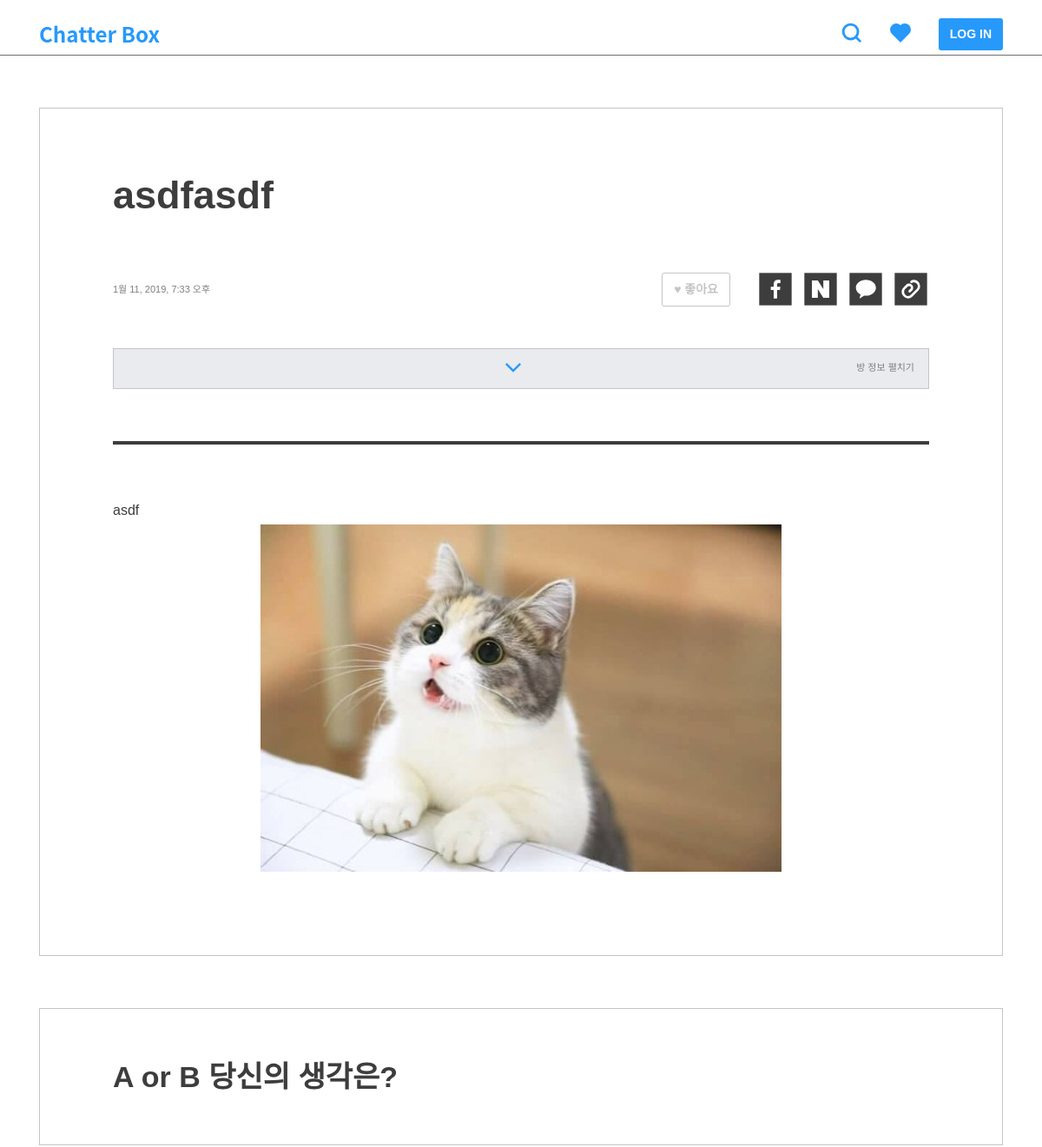
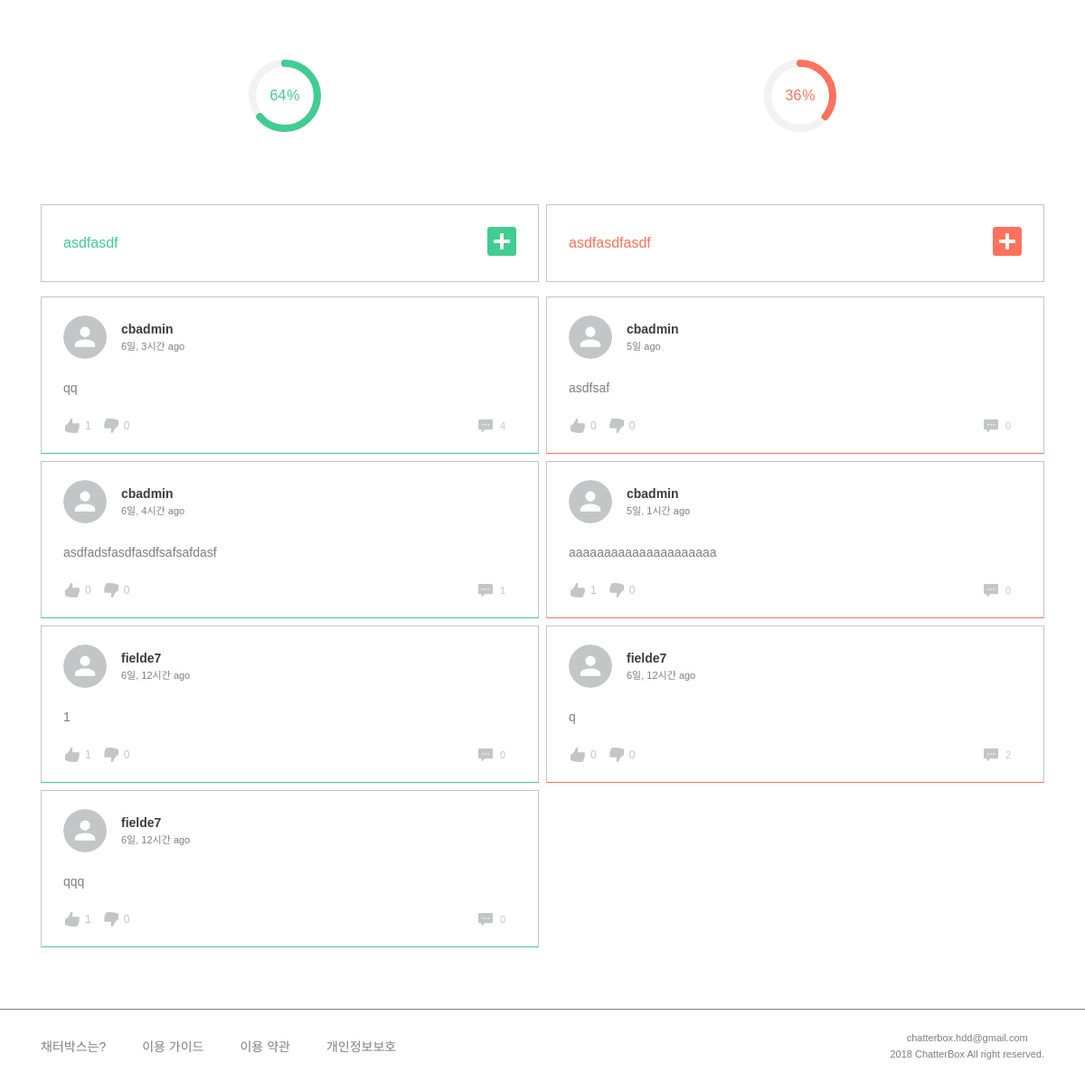
The app's page /post/2/ with its own data (2 pictures, top to bottom).
### post/models.py (models this page shows, shortened)
class TimeStampedModel(models.Model):
    created_at = models.DateTimeField(auto_now_add=True, null=True)
    updated_at = models.DateTimeField(auto_now=True, null=True)
    class Meta():
        abstract = True

class Post(TimeStampedModel):
    author = models.ForeignKey(settings.AUTH_USER_MODEL)
    category = models.ForeignKey('Category')
    title = models.CharField(max_length=160, null=True)
    background = models.TextField()
    background_image1 = models.ImageField(
        upload_to='post', blank=True, null=True)
    background_image2 = models.ImageField(
        upload_to='post', blank=True, null=True)
    background_image3 = models.ImageField(
        upload_to='post', blank=True, null=True)
    background_image4 = models.ImageField(
        upload_to='post', blank=True, null=True)
    background_image5 = models.ImageField(
        upload_to='post', blank=True, null=True)
    tag = TagField()
    view_count = models.PositiveSmallIntegerField(default=0)
    share_count = models.PositiveSmallIntegerField(default=0)
    pro_title = models.CharField(max_length=160, null=True)
    con_title = models.CharField(max_length=160, null=True)
    @property
    def pro_count(self):
        pro_sum = self.comment_set.filter(type=True).count()
        pro_comments = self.comment_set.filter(type=True)
        for comment in pro_comments:
            pro_sum = pro_sum + comment.count_comment_likes
        return pro_sum
    @property
    def con_count(self):
        con_sum = self.comment_set.filter(type=False).count()
        con_comments = self.comment_set.filter(type=False)
        for comment in con_comments:
            con_sum = con_sum + comment.count_comment_likes
        return con_sum
    @property
    def all_count(self):
        return self.pro_count + self.con_count
    @property
    def pro_percent(self):
        if not self.all_count == 0:
            result = self.pro_count / self.all_count
        else:
            result = 0
        return result
    @property
    def con_percent(self):
        if not self.all_count == 0:
            result = self.con_count / self.all_count
        else:
            result = 0
        return result
    class Meta:
        ordering = ['-created_at']

### comment/models.py (models this page shows, shortened)
class TimeStampedModel(models.Model):
    created_at = models.DateTimeField(auto_now_add=True, null=True)
    updated_at = models.DateTimeField(auto_now=True, null=True)
    class Meta():
        abstract = True

class Comment(TimeStampedModel):
    post = models.ForeignKey(post_models.Post)
    author = models.ForeignKey(settings.AUTH_USER_MODEL)
    content = models.TextField()
    type = models.BooleanField(default=True)
    @property
    def count_comment_likes(self):
        return self.like_comments.all().count()
    @property
    def natural_time(self):
        return naturaltime(self.created_at)

### member/models.py (models this page shows)
class User(AbstractUser):
    GENDER_MALE = 'm'
    GENDER_FEMALE = 'f'
    GENDER_OTHER = 'o'
    CHOICES_GENDER = (
        (GENDER_MALE, '남성'),
        (GENDER_FEMALE, '여성'),
        (GENDER_OTHER, '기타'),
    )
    profile_image = models.ImageField(default='default/user.png', null=True, upload_to='user')
    bio = models.CharField(max_length=160, null=True)
    gender = models.CharField(max_length=1, choices=CHOICES_GENDER)
    like_posts = models.ManyToManyField('post.Post', blank=True, related_name='like_users')
    like_comments = models.ManyToManyField('comment.Comment', blank=True, related_name='like_comments')
    hate_comments = models.ManyToManyField('comment.Comment', blank=True, related_name='hate_comments')
    objects = UserManager()
    def __str__(self):
        return self.username

### post/views.py (the view)
# urls.py: url(r'^(?P<post_pk>\d+)/$', views.post_detail, name='post_detail'),
def post_detail(request, post_pk):
    post = get_object_or_404(Post, pk=post_pk)
    procomments = comment_models.Comment.objects.filter(
        post=post, type=True).order_by('-created_at')
    concomments = comment_models.Comment.objects.filter(
        post=post, type=False).order_by('-created_at')
    if request.user.is_authenticated():
        procomments_mine = procomments.filter(
            author=request.user).order_by('-created_at')
        procomments_exclude = procomments.exclude(
            author=request.user).order_by('-created_at')
        concomments_mine = concomments.filter(
            author=request.user).order_by('-created_at')
        concomments_exclude = concomments.exclude(
            author=request.user).order_by('-created_at')
    else:
        procomments_mine = None
        procomments_exclude = procomments
        concomments_mine = None
        concomments_exclude = concomments
    comment_form = comment_forms.CommentForm()
    comment_on_comment_form = comment_forms.CommentOnCommentForm()
    report_comment_form = comment_forms.ReportCommentForm()
    post.view_count = post.view_count + 1
    post.save()
    context = {
        'post': post,
        'procomments_mine': procomments_mine,
        'procomments_exclude': procomments_exclude,
        'concomments_mine': concomments_mine,
        'concomments_exclude': concomments_exclude,
        'comment_form': comment_form,
        'comment_on_comment_form': comment_on_comment_form,
        'report_comment_form': report_comment_form,
    }
    return render(request, 'post/post_detail.html', context)

### templates/post/post_detail.html (shortened to what this page needs)
{% extends 'base.html' %}
{% load static %}
{% load post_extras %}
{% block customCSS %}
<link rel="stylesheet" href="{% static 'css/post/post_detail.css' %}">
{% endblock %}
{% block content %}
<div class="post-body m60">
    <h2>{{ post.title }}</h2>
    <div class="detail-header">
        <span>{{ post.updated_at }}</span>
        <div class="btn-wrap">
            <form action="{% url 'post:post_like_toggle' post_pk=post.pk %}?next={% url 'post:post_detail' post_pk=post.pk %}"
                method="POST">
                {% if post in user.like_posts.all %}
                <button class="btn btn-fill">♥ 좋아요</button>
                {% else %}
                <button class="btn btn-line">♥ 좋아요</button>
                {% endif %}
            </form>
            {% include 'include/share.html' %}
        </div>
    </div>
    <button class="btn btn-full info-btn collapsed" data-toggle="collapse" data-target="#info-toggle">
        <img src="{% static '/img/icons/down.png' %}" />
        <span>방 정보 펼치기</span>
    </button>
    <hr class="detail-hr m60">
    <div class="detail-body">
        <span class="post-background">{{ post.background|safe|linebreaks }}</span>
        {% if post.background_image1 %}
        <div class="thumbnail"><img src="{{ post.background_image1.url }}" /></div>
        {% endif %}
    </div>
</div>
<div class="opinion m60">
    <h2>A or B 당신의 생각은?</h2>
</div>
<div class="percent-wrap row p-0">
    <div class="chart">
        <div class="percentage pro-chart" data-percent="{% widthratio post.pro_percent 1 100 %}">
            <span class="pro-title">{% widthratio post.con_percent 1 100 %}</span><sup class="pro-title">%</sup>
        </div>
    </div>
    <div class="chart">
        <div class="percentage con-chart" data-percent="{% widthratio post.con_percent 1 100 %}">
            <span class="con-title">{% widthratio post.con_percent 1 100 %}</span><sup class="con-title">%</sup>
        </div>
    </div>
</div>
{% include 'comment/comment_list.html' %}
{% endblock %}

### templates/base.html (shortened to what this page needs)
{% load static %}
<!doctype html>
<html lang="ko">
<head>
    <link rel="stylesheet" href="https://stackpath.bootstrapcdn.com/bootstrap/4.1.3/css/bootstrap.min.css"
>
    <link rel="stylesheet" href="{% static 'css/style.css' %}">
    {% block customCSS %}{% endblock %}
</head>
<body>
    {% include 'include/navbar.html' %}
    {% include 'include/slide_menu.html' %}
    <div id="content">
        <div class="container">
            {% block content %}
            {% endblock %}
        </div>
    </div>
    {% include 'include/footer.html' %}
</body>
</html>

### templates/include/navbar.html (shortened to what this page needs)
{% load static %}
<nav class="gnb navbar">
    <div class="container">
        <a class="navbar-brand" href="{% url 'post:post_list' %}"><img class="nav-logo" src="{% static '/img/logo.svg' %}" /></a>
        <ul class="navbar-nav ml-auto flex-row">
            <li class="nav-item"><a class="nav-link" href="{% url 'post:search' %}"><img class="nav-icon x2" src="{% static '/img/icons/search-fill.svg' %}" /></a></li>
            <li class="nav-item web-flex" style="margin-right: 8px;"><a class="nav-link slide-trigger" href="#"><img
                        class="nav-icon" src="{% static '/img/icons/heart-fill.svg' %}" /></a></li>
            {% if user.is_authenticated %}
            <li class="nav-item"><a class="btn btn-fill" href="{% url 'post:post_create' %}">CREATE</a></li>
            <li class="nav-item web-flex"><a class="btn btn-line" href="{% url 'member:my_page' %}">MY PAGE</a></li>
            <li class="nav-item mobile-flex"><a class="nav-link toggle-trigger" href="#"><img class="toggle-btn nav-icon x2"
                        src="{% static '/img/icons/toggle.svg' %}" style="margin-left: 4px;" /></a></li>
            {% else %}
            <li class="nav-item web-flex"><a class="btn btn-fill" href="{% url 'member:login' %}">LOG IN</a></li>
            {% endif %}
        </ul>
    </div>
</nav>

### templates/include/slide_menu.html (shortened to what this page needs)
{% load static %}
{% block customCSS %}
<link rel="stylesheet" href="{% static 'css/include/slide_menu.css' %}">
{% endblock %}

### templates/include/share.html (shortened to what this page needs)
{% load static %}
{% block customCSS %}
<link rel="stylesheet" href="{% static 'css/include/share.css' %}">
{% endblock %}
<div class="share-sns">
    <a href="javascript:shareFacebook()">
        <img src="{% static '/img/share-fb.svg' %}" />
    </a>
    <a href="javascript:shareNaver()">
        <img src="{% static '/img/share-naver.svg' %}" />
    </a>
    <a href="javascript:shareKatalk()">
        <img src="{% static '/img/share-kakao.svg' %}" />
    </a>
    <a href="javascript:shareLink()">
        <img src="{% static '/img/share-link.svg' %}" />
    </a>
</div>

### templates/comment/comment_list.html (shortened to what this page needs)
{% load static %}
{% block customCSS %}
<link rel="stylesheet" href="{% static 'css/comment/comment.css' %}">
<link rel="stylesheet" href="{% static 'css/comment/comment_action.css' %}">
<link rel="stylesheet" href="{% static 'css/include/modal.css' %}">
{% endblock %}
<div class="row comment_title p-0">
    <div class="col-6 pro-title">
        <h5>{{ post.pro_title }}</h5>
        <a data-toggle="collapse" href="#pro-form">
            <img class="add-pro" src="{% static '/img/icons/add-pro.svg' %}" />
        </a>
    </div>
    <div class="col-6 con-title">
        <h5>{{ post.con_title }}</h5>
        <a data-toggle="collapse" href="#con-form">
            <img class="add-con" src="{% static '/img/icons/add-con.svg' %}" />
        </a>
    </div>
</div>
<div class="row comment-wrap p-0">
    <div class="pro-comments col-6 p-0">
        <div class="comment-list pro-list">
            <ul class="etc">
                {% for comment in procomments_exclude.all %}
                <li class="comment">{% include 'include/comment.html' %}</li>
                {% endfor %}
            </ul>
        </div>
    </div>
    <div class="con-comments col-6 p-0">
        <div class="comment-list con-list">
            <ul class="etc">
                {% for comment in concomments_exclude.all %}
                <li class="comment">{% include 'include/comment.html' %}</li>
                {% endfor %}
            </ul>
        </div>
    </div>
</div>

### templates/include/comment.html (shortened to what this page needs)
{% load static %}
<div class="comment-header">
    <div class="header-left">
        <img src="{{ comment.author.profile_image.url }}" />
        <h6>{{ comment.author }}<br><span>{{ comment.natural_time }}</span></h6>
    </div>
</div>
<h6 id="content-{{ comment.pk }}" class="comment-content">{{ comment.content|linebreaks }}</h6>
<div class="comment-footer">
    <div class="btn-wrap">
        <div class="like-hate">
            <button class="comment-like" name="{{ comment.pk }}">
                {% if comment in user.like_comments.all %}
                <img src="{% static '/img/icons/like-hate-fill.png' %}" />
                <p class="count active"> {{ comment.like_comments.count }}</p>
                {% else %}
                <img src="{% static '/img/icons/like-hate-empty.png' %}" />
                <p class="count"> {{ comment.like_comments.count }}</p>
                {% endif %}
            </button>
        </div>
        <div class="like-hate">
            <button class="comment-hate" name="{{ comment.pk }}">
                {% if comment in user.hate_comments.all %}
                <img class="hate" src="{% static '/img/icons/like-hate-fill.png' %}" />
                <p class="count active">{{ comment.hate_comments.count }}</p>
                {% else %}
                <img class="hate" src="{% static '/img/icons/like-hate-empty.png' %}" />
                <p class="count">{{ comment.hate_comments.count }}</p>
                {% endif %}
            </button>
        </div>
    </div>
    <div class="btn-wrap">
        <button data-toggle="collapse" data-target="#action-{{ comment.pk }}">
            <img src="{% static '/img/icons/comment.png' %}" style="margin-right: 4px;" />
            <span class="count">{{ comment.comment_on_comment.count }}</span>
        </button>
    </div>
</div>

### templates/include/coc.html (shortened to what this page needs)
{% load static %}

### templates/include/footer.html
{% load static %}
<footer>
    <div class="container inner">
        <ul class="column">
            <li class="list-item"><a href="/company">채터박스는?</a></li>
            <li class="list-item"><a href="/guide">이용 가이드</a></li>
            <li class="list-item"><a href="/term">이용 약관</a></li>
            <li class="list-item"><a href="/privacy">개인정보보호</a></li>
        </ul>
        <div class="copyright">
            <span>chatterbox.hdd@gmail.com</span><br>
            <span>2018 ChatterBox All right reserved.</span>
        </div>
    </div>
</footer>

### records on screen
Post: title "asdfasdf", updated_at "1월 11, 2019, 7:33 오후", background "asdf", background_image1 (picture), pro_title "asdfasdf", con_title "asdfasdfasdf"
Comment: author.profile_image (placeholder picture), author "cbadmin", natural_time "6일, 3시간 ago", content "qq", like_comments.count "1", hate_comments.count "0", comment_on_comment.count "4"
Comment: author.profile_image (placeholder picture), author "cbadmin", natural_time "6일, 4시간 ago", content "asdfadsfasdfasdfsafsafdasf", like_comments.count "0", hate_comments.count "0", comment_on_comment.count "1"
Comment: author.profile_image (placeholder picture), author "fielde7", natural_time "6일, 12시간 ago", content "1", like_comments.count "1", hate_comments.count "0", comment_on_comment.count "0"
Comment: author.profile_image (placeholder picture), author "fielde7", natural_time "6일, 12시간 ago", content "qqq", like_comments.count "1", hate_comments.count "0", comment_on_comment.count "0"
Comment: author.profile_image (placeholder picture), author "cbadmin", natural_time "5일 ago", content "asdfsaf", like_comments.count "0", hate_comments.count "0", comment_on_comment.count "0"
Comment: author.profile_image (placeholder picture), author "cbadmin", natural_time "5일, 1시간 ago", content "aaaaaaaaaaaaaaaaaaaaa", like_comments.count "1", hate_comments.count "0", comment_on_comment.count "0"
Comment: author.profile_image (placeholder picture), author "fielde7", natural_time "6일, 12시간 ago", content "q", like_comments.count "0", hate_comments.count "0", comment_on_comment.count "2"
